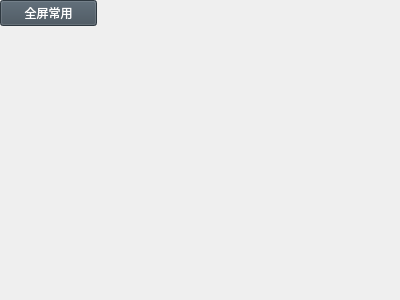
<?xml version="1.0" encoding="UTF-8"?>
<ui version="4.0">
 <class>FullCommonUseWidget</class>
 <widget class="QWidget" name="FullCommonUseWidget">
  <property name="geometry">
   <rect>
    <x>0</x>
    <y>0</y>
    <width>400</width>
    <height>300</height>
   </rect>
  </property>
  <property name="windowTitle">
   <string>Form</string>
  </property>
  <widget class="QPushButton" name="pushButton">
   <property name="geometry">
    <rect>
     <x>0</x>
     <y>0</y>
     <width>97</width>
     <height>26</height>
    </rect>
   </property>
   <property name="focusPolicy">
    <enum>Qt::NoFocus</enum>
   </property>
   <property name="styleSheet">
    <string notr="true">background-color: rgb(65, 78, 89);
color: rgb(255, 255, 255);</string>
   </property>
   <property name="text">
    <string>全屏常用</string>
   </property>
  </widget>
 </widget>
 <resources/>
 <connections/>
</ui>
